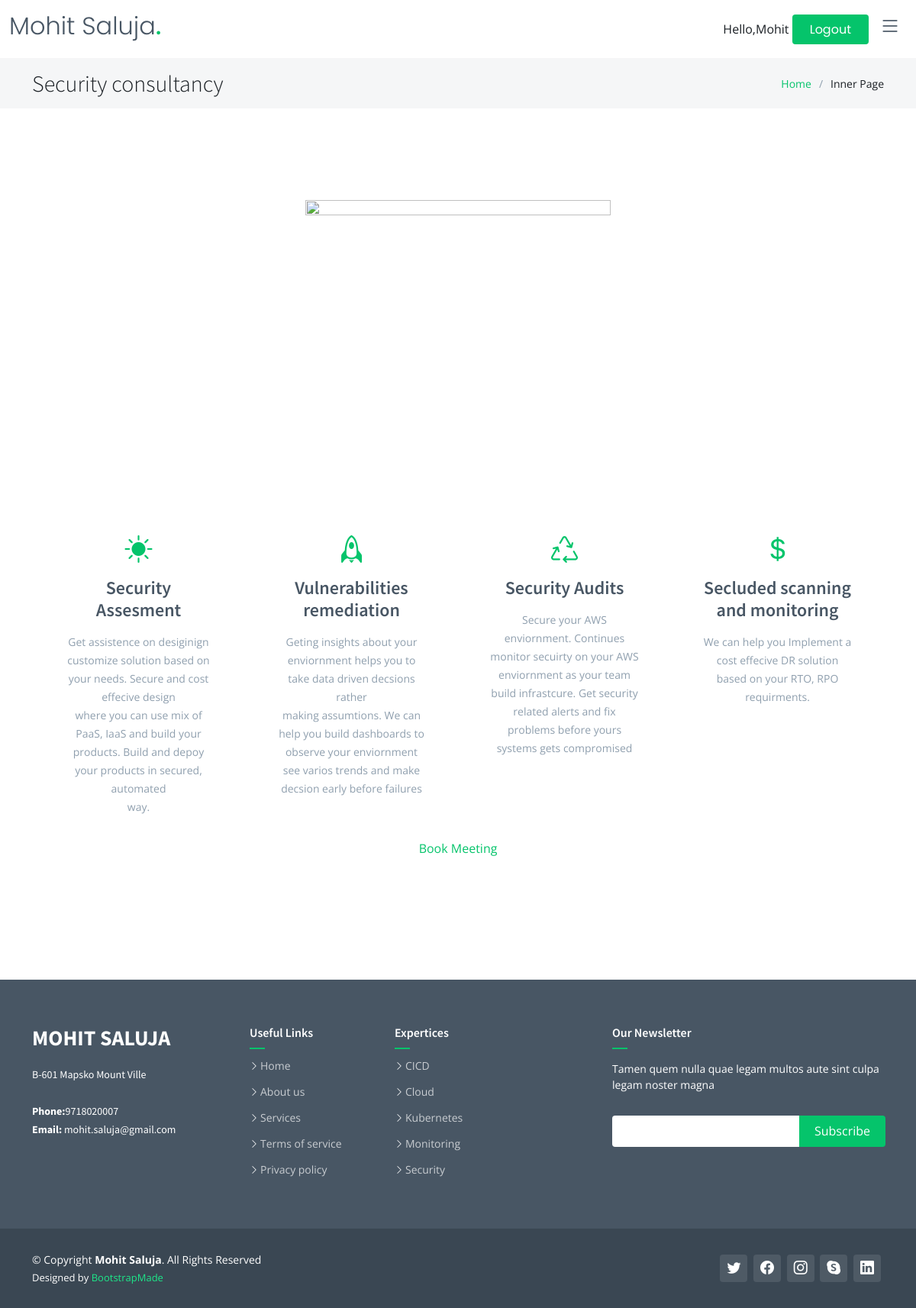
Screenshot of /service4 (signed in) with the database file from the repository.
### web/models.py (models this page shows, shortened)
class address(models.Model):
    website_name = models.CharField(max_length=100)
    email_id = models.EmailField(max_length=100)
    phone = models.CharField(max_length=15)
    office_address = models.CharField(max_length=200, default="Offoce #123")

class service(models.Model):
    service_name = models.CharField(max_length=100)
    service_icon = models.CharField(max_length=100,blank=True )
    service_url = models.CharField(max_length=50, blank=True)
    service_details = RichTextUploadingField(blank=True)

class service_categoreis(models.Model):
    name = models.ForeignKey(service, on_delete=models.CASCADE, related_name="service_url_name")
    category_title =  models.CharField(max_length=50)
    category_description = RichTextUploadingField(blank=True)
    category_icon = models.CharField(max_length=100)

### techblog/views.py (the view)
@login_required(login_url='loginpage')
def service4(request):
    color_scheme =  Features.objects.get().color_schem
    template = loader.get_template('service4.html')
    serviceData = service.objects.all()
    service_obj= service.objects.get(service_url='service4')
    service_description = service_categoreis.objects.filter(name=service_obj)
    addressData = address.objects.all()
    data = {'addressData': addressData, "serviceData":serviceData,
             "service_description":service_description,
              "color_scheme":color_scheme}
    return render(request, "service4.html", data)

### techblog/templates/service4.html (shortened to what this page needs)
{% extends 'base.html' %}
{% load static %}
  {% block "content" %}
    <div class="breadcrumbs">
      <div class="container">
          {% if serviceData %}
        <div class="d-flex justify-content-between align-items-center">
          <h2>{{ serviceData.3.service_name }}</h2>
          {% endif %}
          <ol>
            <li><a href="index.html">Home</a></li>
            <li>Inner Page</li>
          </ol>
        </div>
      </div>
    </div>
    <section class="inner-page">
      <div class="container" data-aos="fade-up">
        <div class="section-header">
         <section id="featured-services" class="featured-services">
          <div class="container">
            <img src="{% static '/assets/img/cicd-image.png' %}"  alt="" class="img-fluid" height="400" width="400">
            <div class="row gy-4">
              {% for service in service_description %}
              <div class="col-xl-3 col-md-6 d-flex" data-aos="zoom-out">
                <div class="service-item position-relative">
                  <div class="icon"><i class="bi {{ service.category_icon }}"></i></div>
                  <h4><a href="" class="stretched-link">{{ service.category_title }} </a></h4>
                  <p>{{ service.category_description|safe }}</p>
                </div>
              </div>
              {% endfor %}
            </div>
          </div>
<link href="https://assets.calendly.com/assets/external/widget.css" rel="stylesheet">
<a href="" onclick="Calendly.initPopupWidget({url: 'https://calendly.com/mohitsaluja/30min'});return false;">Book Meeting</a>
      </div>
    </section>
  {% endblock %}

### techblog/templates/header.html (shortened to what this page needs)
{% load static %}
<!DOCTYPE html>
<html lang="en">
<head>
  <link href="{% static 'assets/vendor/bootstrap/css/bootstrap.min.css' %}" rel="stylesheet">
  <link href="{% static 'assets/vendor/bootstrap-icons/bootstrap-icons.css' %}" rel="stylesheet">
  <link href="{% static 'assets/vendor/aos/aos.css' %}" rel="stylesheet">
  <link href="{% static 'assets/vendor/glightbox/css/glightbox.min.css' %}" rel="stylesheet">
  <link href="{% static 'assets/vendor/swiper/swiper-bundle.min.css' %}" rel="stylesheet">
  {% if color_scheme == 'blue'%}
  <link href="{% static 'assets/css/variables-blue.css' %}" rel="stylesheet">
  {% elif  color_scheme == 'green' %}
  <link href="{% static 'assets/css/variables-green.css' %}" rel="stylesheet">
  {% elif  color_scheme == 'orange' %}
  <link href="{% static 'assets/css/variables-orange.css' %}" rel="stylesheet">
  {% elif  color_scheme == 'purple' %}
  <link href="{% static 'assets/css/variables-purple.css' %}" rel="stylesheet">
  {% elif  color_scheme == 'red' %}
  <link href="{% static 'assets/css/variables-red.css' %}" rel="stylesheet">
  {% elif  color_scheme == 'pink' %}
  <link href="{% static 'assets/css/variables-pink.css' %}" rel="stylesheet">
   {% endif %}
  <link href="{% static 'assets/css/main.css' %}" rel="stylesheet">
</head>
<body>
  <header id="header" class="header fixed-top" data-scrollto-offset="0">
    <div class="container-fluid d-flex align-items-center justify-content-between">
      <a href="index.html" class="logo d-flex align-items-center scrollto me-auto me-lg-0">
        <h1>{{ addressData.0.website_name }}<span>.</span></h1>
      </a>
      <nav id="navbar" class="navbar" >
        <i class="bi bi-list mobile-nav-toggle d-none"></i>
      </nav>
      {% if request.user.is_authenticated %}
      <span>
         Hello,{{ request.user }}
         <a class="btn-getstarted scrollto" href="{% url 'logout' %}">Logout</a>
      </span>
      {% else %}
      <span> </span>
      <span> </span>
      <a class="btn-getstarted scrollto" href="{% url 'loginpage' %}">Login</a>
      {% endif %}
      </div>
  </header>

### techblog/templates/footer.html (shortened to what this page needs)
{% load static %}
<footer id="footer" class="footer">
    <div class="footer-content">
      <div class="container">
        <div class="row">
          <div class="col-lg-3 col-md-6">
            <div class="footer-info">
              <h3>{{ addressData.0.website_name }}</h3>
              <p>
                {{ addressData.0.office_address}}
                <br><br>
                <strong>Phone:</strong>{{ addressData.0.phone }}<br>
                <strong>Email:</strong> {{ addressData.0.email_id }}<br>
              </p>
            </div>
          </div>
          <div class="col-lg-2 col-md-6 footer-links">
            <h4>Useful Links</h4>
            <ul>
              <li><i class="bi bi-chevron-right"></i> <a href="#">Home</a></li>
              <li><i class="bi bi-chevron-right"></i> <a href="#">About us</a></li>
              <li><i class="bi bi-chevron-right"></i> <a href="#">Services</a></li>
              <li><i class="bi bi-chevron-right"></i> <a href="#">Terms of service</a></li>
              <li><i class="bi bi-chevron-right"></i> <a href="#">Privacy policy</a></li>
            </ul>
          </div>
          <div class="col-lg-3 col-md-6 footer-links">
            <h4>Expertices</h4>
            <ul>
              <li><i class="bi bi-chevron-right"></i> <a href="#">CICD </a></li>
              <li><i class="bi bi-chevron-right"></i> <a href="#">Cloud </a></li>
              <li><i class="bi bi-chevron-right"></i> <a href="#">Kubernetes</a></li>
              <li><i class="bi bi-chevron-right"></i> <a href="#">Monitoring</a></li>
              <li><i class="bi bi-chevron-right"></i> <a href="#">Security</a></li>
            </ul>
          </div>
          <div class="col-lg-4 col-md-6 footer-newsletter">
            <h4>Our Newsletter</h4>
            <p>Tamen quem nulla quae legam multos aute sint culpa legam noster magna</p>
            <form action="{% url 'subscribe_newsletter' %}" method="post">
              <input type="email" name="email"><input type="submit" value="Subscribe">
            </form>
          </div>
        </div>
      </div>
    </div>
    <div class="footer-legal text-center">
      <div class="container d-flex flex-column flex-lg-row justify-content-center justify-content-lg-between align-items-center">
        <div class="d-flex flex-column align-items-center align-items-lg-start">
          <div class="copyright">
            &copy; Copyright <strong><span>{{ addressData.0.website_name }}</span></strong>. All Rights Reserved
          </div>
          <div class="credits">
            Designed by <a href="https://bootstrapmade.com/">BootstrapMade</a>
          </div>
        </div>
        <div class="social-links order-first order-lg-last mb-3 mb-lg-0">
          <a href="#" class="twitter"><i class="bi bi-twitter"></i></a>
          <a href="#" class="facebook"><i class="bi bi-facebook"></i></a>
          <a href="#" class="instagram"><i class="bi bi-instagram"></i></a>
          <a href="#" class="google-plus"><i class="bi bi-skype"></i></a>
          <a href="#" class="linkedin"><i class="bi bi-linkedin"></i></a>
        </div>
      </div>
    </div>
  </footer>
</body>
</html>

### techblog/static/assets/css/variables-green.css (style rules this page uses)
:root { --font-default: 'Open Sans', system-ui, -apple-system, "Segoe UI", Roboto, "Helvetica Neue", Arial, "Noto Sans", "Liberation Sans", sans-serif, "Apple Color Emoji", "Segoe UI Emoji", "Segoe UI Symbol", "Noto Color Emoji"; --font-primary: 'Source Sans Pro', sans-serif; --font-secondary: 'Poppins', sans-serif; --color-default: #1a1f24; --color-default-rgb: 26, 31, 36; --color-links: #05c46b; --color-links-hover: #1de789; --color-primary: #05c46b; --color-primary-light: #1de789; --color-primary-dark: #01a156; --color-primary-rgb: 5, 196, 107; --color-primary-light-rgb: 29, 231, 137; --color-primary-dark-rgb: 1, 161, 86; --color-secondary: #485664; --color-secondary-light: #8f9fae; --color-secondary-dark: #3a4753; --color-secondary-rgb: 72, 86, 100; --color-secondary-light-rgb: 143, 159, 174; --color-secondary-dark-rgb: 58, 71, 83; --color-blue: #0d6efd; --color-blue-rgb: 13, 110, 253; --color-indigo: #6610f2; --color-indigo-rgb: 102, 16, 242; --color-purple: #6f42c1; --color-purple-rgb: 111, 66, 193; --color-pink: #f3268c; --color-pink-rgb: 243, 38, 140; --color-red: #df1529; --color-red-rgb: 223, 21, 4; --color-orange: #fd7e14; --color-orange-rgb: 253, 126, 20; --color-yellow: #ffc107; --color-yellow-rgb: 255, 193, 7; --color-green: #059652; --color-green-rgb: 5, 150, 82; --color-teal: #20c997; --color-teal-rgb: 32, 201, 151; --color-cyan: #0dcaf0; --color-cyan-rgb: 13, 202, 240; --color-white: #ffffff; --color-white-rgb: 255, 255, 255; --color-gray: #6c757d; --color-gray-rgb: 108, 117, 125; --color-black: #000000; --color-black-rgb: 0, 0, 0; }
:root { --bs-blue: var(--color-blue); --bs-indigo: var(--color-indigo); --bs-purple: var(--color-purple); --bs-pink: var(--color-pink); --bs-red: var(--color-red); --bs-orange: var(--color-orange); --bs-yellow: var(--color-yellow); --bs-green: var(--color-green); --bs-teal: var(--color-teal); --bs-cyan: var(--color-cyan); --bs-white: var(--color-white); --bs-gray: var(--color-gray); --bs-gray-dark: #343a40; --bs-gray-100: #f8f9fa; --bs-gray-200: #e9ecef; --bs-gray-300: #dee2e6; --bs-gray-400: #ced4da; --bs-gray-500: #adb5bd; --bs-gray-600: #6c757d; --bs-gray-700: #495057; --bs-gray-800: #343a40; --bs-gray-900: #212529; --bs-primary: var(--color-blue); --bs-secondary: var(--color-blue); --bs-success: #198754; --bs-info: #0dcaf0; --bs-warning: #ffc107; --bs-danger: #dc3545; --bs-light: #f8f9fa; --bs-dark: #212529; --bs-primary-rgb: var(--color-primary-rgb); --bs-secondary-rgb: var(--color-secondary-rgb); --bs-success-rgb: 25, 135, 84; --bs-info-rgb: 13, 202, 240; --bs-warning-rgb: 255, 193, 7; --bs-danger-rgb: 220, 53, 69; --bs-light-rgb: 248, 249, 250; --bs-dark-rgb: 33, 37, 41; --bs-white-rgb: var(--color-white-rgb); --bs-black-rgb: var(--color-black-rgb); --bs-body-color-rgb: var(--color-default-rgb); --bs-body-bg-rgb: 255, 255, 255; --bs-font-sans-serif: var(--font-default); --bs-font-monospace: SFMono-Regular, Menlo, Monaco, Consolas, "Liberation Mono", "Courier New", monospace; --bs-gradient: linear-gradient(180deg, rgba(255, 255, 255, 0.15), rgba(255, 255, 255, 0)); --bs-body-font-family: var(--font-default); --bs-body-font-size: 1rem; --bs-body-font-weight: 400; --bs-body-line-height: 1.5; --bs-body-color: var(--color-default); --bs-body-bg: #fff; }

### rows the page displays
address: website_name "Mohit Saluja", website_name "MOHIT SALUJA", office_address "B-601 Mapsko Mount Ville", phone "9718020007", email "mohit.saluja@gmail.com"
service: service_name "Security consultancy"
service_categoreis: category_title "Security Assesment", category_description "Get assistence on desiginign customize solution based on your needs. Secure and cost effecive design where you can use mix of PaaS, IaaS and build your products. Build and depoy your products in secured, automated way."
service_categoreis: category_title "Vulnerabilities remediation", category_description "Geting insights about your enviornment helps you to take data driven decsions rather making assumtions. We can help you build dashboards to observe your enviornment see varios trends and make decsion early before failures"
service_categoreis: category_title "Security Audits", category_description "Secure your AWS enviornment. Continues monitor secuirty on your AWS enviornment as your team build infrastcure. Get security related alerts and fix problems before yours systems gets compromised"
service_categoreis: category_title "Secluded scanning and monitoring", category_description "We can help you Implement a cost effecive DR solution based on your RTO, RPO requirments."

### other values shown
{{ request.user }} "Mohit"
